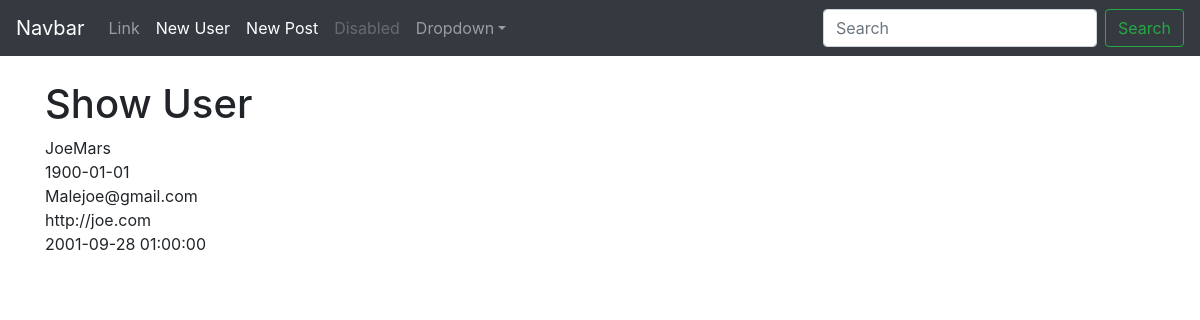
Page /users/1 on the committed database.
### app/models/User.py (models this page shows, shortened)
class User(db.Model):
    __tablename__ = "users"
    id = db.Column(db.Integer, primary_key=True,autoincrement=True)
    first_name = db.Column(db.String(120), nullable=False)
    last_name = db.Column(db.String(120), nullable= False)
    birth_date = db.Column(db.DATE)
    age = db.Column(db.VARCHAR(16))
    gender = db.Column(db.String(6))
    email = db.Column(db.VARCHAR(255), unique=True)
    website = db.Column(db.VARCHAR(255))
    alive = db.Column(db.VARCHAR(6))
    created_at = db.Column(db.TIMESTAMP)

### app/controllers/users.py (the view)
@app.route('/users/<int:user_id>')
def show_user(user_id):
    user = User.query.filter_by(id=user_id).one()
    return render_template('users/show.html', user=user)

### app/templates/users/show.html (shortened to what this page needs)
{%extends 'layout.html'%}
{%block content%}
<h1>Show User</h1>
{{user.first_name}}{{user.last_name}}
<br>
{{user.birth_date}}
<br>
{{user.gender}}{{user.email}}
<br>
{{user.website}}
<br>
{{user.created_at}}
<br><br>
{%endblock%}

### app/templates/layout.html (style rules this page uses)
body { padding-top: 5rem; }

### rows in the picture
User: first_name "Joe", last_name "Mars", birth_date "1900-01-01", gender "Male", email "joe@gmail.com", website "http://joe.com", created_at "2001-09-28 01:00:00"
